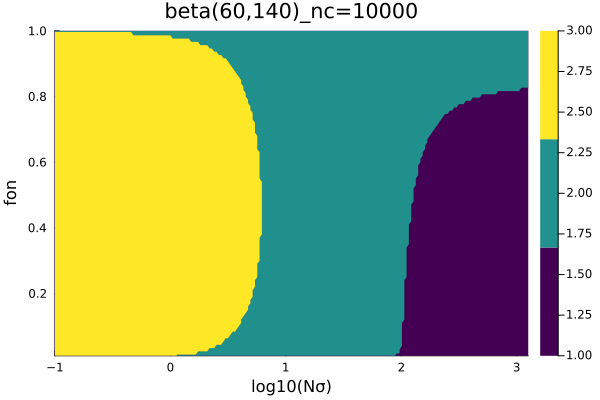

The script that drew this image:
using Distributed
addprocs(10)
@everywhere using LinearAlgebra, Distributions, StaticArrays,StatsBase,Random
@everywhere using DelimitedFiles,Optim
# Calculate cross entropy between two distributions
@everywhere function cross_entropy(p, q)
    eps = 1e-14
    P = max.(eps,p)
    P = P/sum(P)
    Q = max.(eps,q)
    Q = Q/sum(Q)
    return -sum(P .* log.(Q))
end
# Calculate telegraph distributions via finite state projection
@everywhere function CME_maturemar!(p)
    ρ,σon,σoff,N=p
    d=1
    C = zeros(2*N,2*N)
    C[1:N,1:N] = - diagm(0 => σon*ones(N)) - diagm(0 => d*collect(0:N-1)) + diagm(1 => d*collect(1:N-1))
    C[1:N,N+1:2*N] = diagm(0 => σoff*ones(N)) 
    C[N+1:2*N,1:N] = diagm(0 => σon*ones(N)) 
    C[N+1:2*N,N+1:2*N] = - diagm(0 => σoff*ones(N))  - diagm(0 => ρ*vcat(ones(N-1),0)) + diagm(-1 => ρ*ones(N-1))- diagm(0 => d*collect(0:N-1)) + diagm(1 => d*collect(1:N-1))
    C[1,:].=1 
    pp=C\[1;zeros(2*N-1)]
    pm1=pp[N+1:2*N]+pp[1:N]

    return pm1
end

# Calculate the cross entropy between real distribution and standard Poisson
@everywhere function cross_inf_po(ps,P)
    Q = pdf.(Poisson(ps[1]),0:N-1)
    return cross_entropy(P,Q)
end

@everywhere function cross_bic_po(i,g)
    p = vcat(vec(readdlm("beta_value/beta60140_fon$(i)_Ns$(g).csv",',')),zeros(N-50))
    P = p./sum(p)
    init_ps = [1.0]
    results_po = optimize(ps->cross_inf_po(exp.(ps),P),init_ps,Optim.Options(show_trace=false,g_tol=1e-9,iterations = 500)).minimizer
    ps_po=exp.(results_po)
    Q =  pdf.(Poisson(ps_po[1]),0:N-1)
    return cross_entropy(P, Q)
end

# Calculate the cross entropy between real distribution and standard Negative Binomial
@everywhere function cross_inf_nb(ps,P)
    r1,b1 =  ps
    Q = pdf.(NegativeBinomial(r1,1/(b1+1)),0:N-1)
    return cross_entropy(P,Q)
end

@everywhere function cross_bic_nb(i,g)
    p = vcat(vec(readdlm("beta_value/beta60140_fon$(i)_Ns$(g).csv",',')),zeros(N-50))
    P = p./sum(p)
    init_ps = [1.0;1.0]
    results_nb = optimize(ps->cross_inf_nb(exp.(ps),P),init_ps,Optim.Options(show_trace=false,g_tol=1e-9,iterations = 500)).minimizer
    ps_nb=exp.(results_nb)
    r2 = ps_nb[1]
    b2 = ps_nb[2]
    Q = pdf.(NegativeBinomial(r2,1/(b2+1)),0:N-1)
    return cross_entropy(P, Q)
end

# Calculate the cross entropy between real distribution and standard telegraph
@everywhere function cross_inf_tele(ps,P)
    ρ,σon,σoff =ps
    Q = CME_maturemar!((ρ,σon,σoff,N))
    return cross_entropy(P,Q)
end

@everywhere function cross_bic_tele(i,g)
    p = vcat(vec(readdlm("beta_value/beta60140_fon$(i)_Ns$(g).csv",',')),zeros(N-50))
    P = p./sum(p)
    init_ps = [1.0;1.0;1.0]
    results_tele = optimize(ps->cross_inf_tele(exp.(ps),P),init_ps,Optim.Options(show_trace=false,g_tol=1e-9,iterations = 500)).minimizer
    ps_tele=exp.(results_tele)
    Q =  CME_maturemar!((ps_tele[1],ps_tele[2],ps_tele[3],N))
    return cross_entropy(P, Q)
end

@everywhere N=100

edge1 = collect(0.01:0.01:1)
edge2 = 10 .^collect(-1:0.02:3.1)
cro_tele = zeros(length(edge1),length(edge2))
cro_nb = zeros(length(edge1),length(edge2))
cro_pois = zeros(length(edge1),length(edge2))
for i in 1:length(edge1) 
    cro_pois[i,:] = pmap(g->cross_bic_po(i,g),1:length(edge2))
    cro_nb[i,:] = pmap(g->cross_bic_nb(i,g),1:length(edge2))
    cro_tele[i,:] = pmap(g->cross_bic_tele(i,g),1:length(edge2))
    println(i)
end

# Number of cells
nc=10000

# aeBIC for each model
bic_pois =  2*nc.*cro_pois.+log(nc) * 1
bic_nb = 2*nc.*cro_nb.+log(nc) * 2
bic_tele = 2*nc.*cro_tele.+log(nc) * 3

# Model selection based on aeBIC
bic1 = zeros(length(edge1),length(edge2))
for i in 1:length(edge1)
    for j in 1:length(edge2)
        bic_values = [bic_pois[i,j],bic_nb[i,j],bic_tele[i,j]]
        bic1[i,j] = findmin(bic_values)[2] 
    end
end

using StatsPlots
p=contourf(log10.(edge2),edge1[1:end],bic1,color=:viridis,levels=2, linewidth=0,xlabel="log10(Nσ)",ylabel="fon",title="beta(60,140)_nc=$(nc)")
